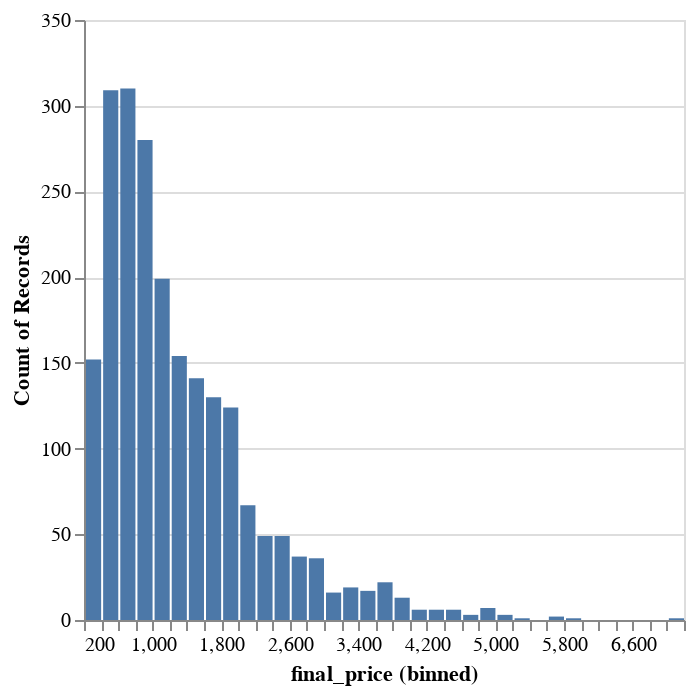

This figure's notebook cell:
### Code cell
alt.Chart(df).mark_bar().encode(
    alt.X("final_price:Q", bin=alt.BinParams(maxbins=50)),
    alt.Y("count()"),
)

### Figure 1 — Vega-Lite specification as saved in the notebook (floating-point values rounded to 4 significant figures; data arrays with more than 128 entries replaced by an {"elided": "..."} marker saying what was removed)
{"config": {"view": {"continuousWidth": 300, "continuousHeight": 300}}, "data": {"name": "data-ef399c1a73a983d68ff23264a9b7c176"}, "mark": {"type": "bar"}, "encoding": {"x": {"bin": {"maxbins": 50}, "field": "final_price", "type": "quantitative"}, "y": {"aggregate": "count", "type": "quantitative"}}, "$schema": "https://vega.github.io/schema/vega-lite/v5.20.1.json", "datasets": {"data-ef399c1a73a983d68ff23264a9b7c176": {"elided": "2160 records"}}}
